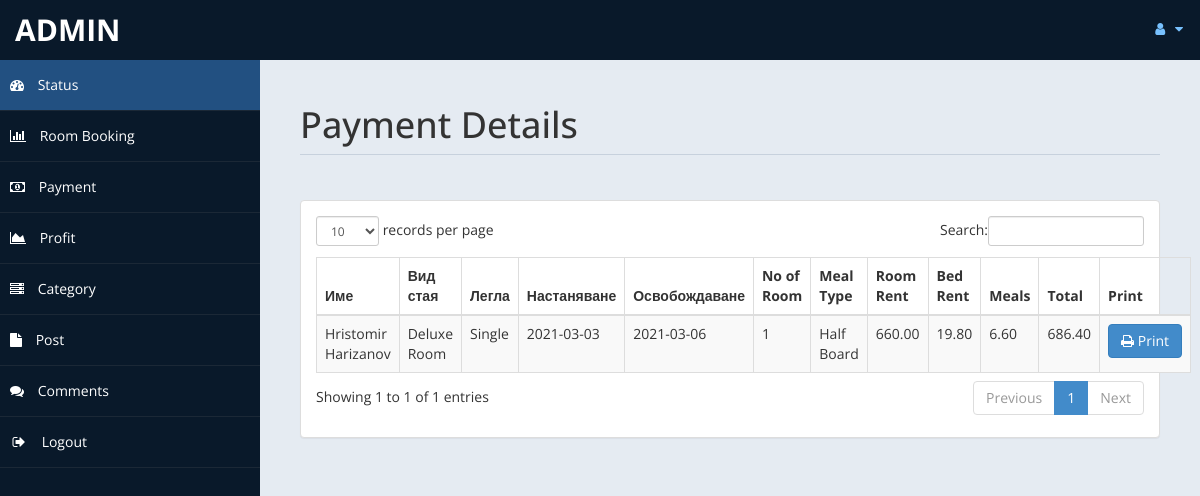
Screenshot of /admin/payment.php (signed in) with the database file from the repository.
### tables this page shows
CREATE TABLE `payment` (
  `id` int(11) DEFAULT NULL,
  `title` varchar(5) DEFAULT NULL,
  `fname` varchar(30) DEFAULT NULL,
  `lname` varchar(30) DEFAULT NULL,
  `troom` varchar(30) DEFAULT NULL,
  `tbed` varchar(30) DEFAULT NULL,
  `nroom` int(11) DEFAULT NULL,
  `cin` date DEFAULT NULL,
  `cout` date DEFAULT NULL,
  `ttot` double(8,2) DEFAULT NULL,
  `fintot` double(8,2) DEFAULT NULL,
  `mepr` double(8,2) DEFAULT NULL,
  `meal` varchar(30) DEFAULT NULL,
  `btot` double(8,2) DEFAULT NULL,
  `noofdays` int(11) DEFAULT NULL
);

### admin/payment.php (the view, shortened to what this page needs)
<!DOCTYPE html>
<html>
<head>
    <link href="assets/css/bootstrap.css" rel="stylesheet" />
    <link href="assets/css/font-awesome.css" rel="stylesheet" />
    <link href="assets/css/custom-styles.css" rel="stylesheet" />
    <link href="assets/js/dataTables/dataTables.bootstrap.css" rel="stylesheet" />
    <link rel="stylesheet" href="https://cdnjs.cloudflare.com/ajax/libs/font-awesome/4.7.0/css/font-awesome.min.css">
</head>
<body>
    <div id="wrapper">
        <nav class="navbar navbar-default top-navbar" role="navigation">
            <div class="navbar-header">
                <a class="navbar-brand" href="home.php"><?php echo $_SESSION["user"]; ?> </a>
            </div>
            <ul class="nav navbar-top-links navbar-right">
                <li class="dropdown">
                    <a class="dropdown-toggle" data-toggle="dropdown" href="#" aria-expanded="false">
                        <i class="fa fa-user fa-fw"></i> <i class="fa fa-caret-down"></i>
                    </a>
                </li>
            </ul>
        </nav>
        <nav class="navbar-default navbar-side" role="navigation">
            <div class="sidebar-collapse">
                <ul class="nav" id="main-menu">
                <li>
                        <a class="active-menu" href="home.php"><i class="fa fa-dashboard"></i> Status</a>
                    </li>
					<li>
                        <a href="roombook.php"><i class="fa fa-bar-chart-o"></i> Room Booking</a>
                    </li>
                    <li>
                        <a href="payment.php"><i class="fa fa-money"></i> Payment</a>
                    </li>
                    <li>
                        <a  href="profit.php"><i class="fa fa-area-chart"></i> Profit</a>
                    </li>
                    <li>
                        <a href="category_admin.php"><i class="fa fa-server"></i></i> Category</a>
                    </li>
                    <li>
                        <a href="post_admin.php"><i class="fa fa-file"></i> Post</a>
                    </li>
                    <li>
                        <a href="comment_admin.php"><i class="fa fa-comments"></i> Comments</a>
                    </li>
                    <li>
                        <a href="logout.php"><i class="fa fa-sign-out fa-fw"></i> Logout</a>
                    </li>
            </div>
        </nav>
        <div id="page-wrapper" >
            <div id="page-inner">
			 <div class="row">
                    <div class="col-md-12">
                        <h1 class="page-header">
                           Payment Details<small> </small>
                        </h1>
                    </div>
                </div>
            <div class="row">
                <div class="col-md-12">
                    <div class="panel panel-default">
                        <div class="panel-body">
                            <div class="table-responsive">
                                <table class="table table-striped table-bordered table-hover" id="dataTables-example">
                                    <thead>
                                        <tr>
                                            <th>Име</th>
											<th>Вид стая</th>
                                            <th>Легла</th>
                                            <th>Настаняване</th>
											<th>Освобождаване</th>
											<th>No of Room</th>
											<th>Meal Type</th>
                                            <th>Room Rent</th>
											<th>Bed Rent</th>
											<th>Meals </th>
											<th>Total</th>
											<th>Print</th>
                                        </tr>
                                    </thead>
                                    <tbody>
									<?php
										include ('db.php');
										$sql="select * from payment";
										$re = mysqli_query($con,$sql);
										while($row = mysqli_fetch_array($re))
										{
											$id = $row['id'];
											if($id % 2 ==1 )
											{
												echo"<tr class='gradeC'>
													<td>".$row['fname']." ".$row['lname']."</td>
													<td>".$row['troom']."</td>
													<td>".$row['tbed']."</td>
													<td>".$row['cin']."</td>
													<td>".$row['cout']."</td>
													<td>".$row['nroom']."</td>
													<td>".$row['meal']."</td>
													<td>".$row['ttot']."</td>
													<td>".$row['mepr']."</td>
													<td>".$row['btot']."</td>
													<td>".$row['fintot']."</td>
													<td><a href=print.php?pid=".$id ." <button class='btn btn-primary'> <i class='fa fa-print' ></i> Print</button></td>
													</tr>";
											}
											else
											{
												echo"<tr class='gradeU'>
													<td>".$row['fname']." ".$row['lname']."</td>
													<td>".$row['troom']."</td>
													<td>".$row['tbed']."</td>
													<td>".$row['cin']."</td>
													<td>".$row['cout']."</td>
													<td>".$row['nroom']."</td>
													<td>".$row['meal']."</td>
													<td>".$row['ttot']."</td>
													<td>".$row['mepr']."</td>
													<td>".$row['btot']."</td>
													<td>".$row['fintot']."</td>
													<td><a href=print.php?pid=".$id ." <button class='btn btn-primary'> <i class='fa fa-print' ></i> Print</button></td>
													</tr>";
											}
										}
									?>
                                    </tbody>
                                </table>
                            </div>
                        </div>
                    </div>
                </div>
            </div>
                </div>
            </div>
    </div>
</body>
</html>

### admin/assets/css/custom-styles.css (style rules this page uses)
body { font-family: 'Open Sans', sans-serif; }
#wrapper { width: 100%; background:#09192A; }
#page-wrapper { padding: 15px 15px; min-height: 600px; background:#E5EBF2; }
#page-inner { width:100%; margin:10px 20px 10px 0px; background-color:transparent; padding:10px; min-height:1200px; }
h1, .h1, h2, .h2, h3, .h3 { margin-top: 7px; margin-bottom: -5px; }
.page-header { padding-bottom: 9px; margin: 10px 0 45px; border-bottom: 1px solid #C7D1DD; }
.top-navbar { margin:0px; }
.top-navbar .navbar-brand { color: #fff; width: 260px; text-align: left; height: 60px; font-size: 30px; font-weight: 700; text-transform: uppercase; line-height: 30px; }
.top-navbar .nav > li { position: relative; display: inline-block; }
.top-navbar .nav > li > a { position: relative; display: block; padding: 19px 15px; color: #77C0FD; }
.active-menu { background-color:#225081!important; }
.sidebar-collapse , .sidebar-collapse .nav { background:none; }
.sidebar-collapse .nav { padding:0; }
.sidebar-collapse .nav > li > a { color:#fff; background:transparent; text-shadow:none; }
.sidebar-collapse > .nav > li > a { padding:15px 10px; }
.sidebar-collapse > .nav > li { border-bottom: 1px solid rgba(107, 108, 109, 0.19); }
.navbar-side { border:none; background-color: transparent; }
.top-navbar { background:#09192A; border-bottom:none; }
.top-navbar .nav > li > a > i { margin-right: 2px; }
.navbar-default { border:0px solid black; }
.navbar-header { background: #09192A; }
.nav > li > a > i { margin-right:10px; }
@media (min-width:768px) { #page-wrapper { margin: 0 0 0 260px; padding: 15px 30px; min-height: 1200px; } }
@media (min-width:768px) { .navbar-side { z-index: 1; position: absolute; width: 260px; } }
@media (min-width:768px) { .navbar { border-radius: 0px; } }

### admin/payment.php (style rules this page uses)
*, *::before, *::after { padding: 0; margin: 0; box-sizing: border-box; }

### rows the page displays
payment: fname "Hristomir", lname "Harizanov", troom "Deluxe Room", tbed "Single", cin "2021-03-03", cout "2021-03-06", nroom "1", meal "Half Board", ttot "660.00", mepr "19.80", btot "6.60", fintot "686.40"

### other values shown
$_SESSION["user"] "ADMIN"
